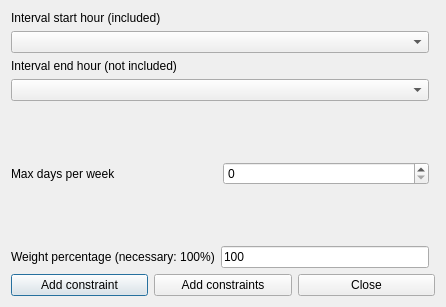
<?xml version="1.0" encoding="UTF-8"?>
<ui version="4.0">
 <class>AddConstraintTeachersMorningIntervalMaxDaysPerWeekForm_template</class>
 <widget class="QDialog" name="AddConstraintTeachersMorningIntervalMaxDaysPerWeekForm_template">
  <property name="geometry">
   <rect>
    <x>0</x>
    <y>0</y>
    <width>446</width>
    <height>307</height>
   </rect>
  </property>
  <property name="windowTitle">
   <string extracomment="This is the title of the dialog to add a new constraint of this type">Add teachers morning interval max days per week</string>
  </property>
  <layout class="QGridLayout">
   <item row="6" column="0" colspan="2">
    <layout class="QHBoxLayout">
     <item>
      <widget class="QPushButton" name="addConstraintPushButton">
       <property name="text">
        <string>Add constraint</string>
       </property>
      </widget>
     </item>
     <item>
      <widget class="QPushButton" name="addConstraintsPushButton">
       <property name="text">
        <string>Add constraints</string>
       </property>
      </widget>
     </item>
     <item>
      <widget class="QPushButton" name="closePushButton">
       <property name="text">
        <string>Close</string>
       </property>
      </widget>
     </item>
    </layout>
   </item>
   <item row="5" column="0">
    <layout class="QHBoxLayout">
     <item>
      <widget class="QLabel" name="weightTextLabel">
       <property name="frameShape">
        <enum>QFrame::NoFrame</enum>
       </property>
       <property name="frameShadow">
        <enum>QFrame::Plain</enum>
       </property>
       <property name="text">
        <string>Weight percentage (necessary: 100%)</string>
       </property>
       <property name="wordWrap">
        <bool>false</bool>
       </property>
      </widget>
     </item>
     <item>
      <widget class="QLineEdit" name="weightLineEdit">
       <property name="text">
        <string notr="true">100</string>
       </property>
      </widget>
     </item>
    </layout>
   </item>
   <item row="4" column="0">
    <spacer name="spacer1">
     <property name="orientation">
      <enum>Qt::Vertical</enum>
     </property>
     <property name="sizeType">
      <enum>QSizePolicy::Expanding</enum>
     </property>
     <property name="sizeHint" stdset="0">
      <size>
       <width>20</width>
       <height>31</height>
      </size>
     </property>
    </spacer>
   </item>
   <item row="3" column="0">
    <layout class="QHBoxLayout">
     <item>
      <widget class="QLabel" name="maxDaysTextLabel">
       <property name="frameShape">
        <enum>QFrame::NoFrame</enum>
       </property>
       <property name="frameShadow">
        <enum>QFrame::Plain</enum>
       </property>
       <property name="text">
        <string>Max days per week</string>
       </property>
       <property name="wordWrap">
        <bool>false</bool>
       </property>
      </widget>
     </item>
     <item>
      <widget class="QSpinBox" name="maxDaysSpinBox"/>
     </item>
    </layout>
   </item>
   <item row="2" column="0">
    <spacer name="spacer1_2">
     <property name="orientation">
      <enum>Qt::Vertical</enum>
     </property>
     <property name="sizeType">
      <enum>QSizePolicy::Expanding</enum>
     </property>
     <property name="sizeHint" stdset="0">
      <size>
       <width>20</width>
       <height>31</height>
      </size>
     </property>
    </spacer>
   </item>
   <item row="1" column="0">
    <layout class="QVBoxLayout">
     <item>
      <widget class="QLabel" name="endTextLabel">
       <property name="frameShape">
        <enum>QFrame::NoFrame</enum>
       </property>
       <property name="frameShadow">
        <enum>QFrame::Plain</enum>
       </property>
       <property name="text">
        <string extracomment="This field refers to a constraint operating on a given hourly interval. The selected start hour of the interval is included (is counted) in the constraint, while the selected end hour of the interval is not included (is not counted) in the constraint.">Interval end hour (not included)</string>
       </property>
       <property name="wordWrap">
        <bool>false</bool>
       </property>
      </widget>
     </item>
     <item>
      <widget class="QComboBox" name="endHourComboBox">
       <property name="editable">
        <bool>false</bool>
       </property>
       <property name="insertPolicy">
        <enum>QComboBox::NoInsert</enum>
       </property>
       <property name="duplicatesEnabled">
        <bool>false</bool>
       </property>
      </widget>
     </item>
    </layout>
   </item>
   <item row="0" column="0">
    <layout class="QVBoxLayout">
     <item>
      <widget class="QLabel" name="startTextLabel">
       <property name="frameShape">
        <enum>QFrame::NoFrame</enum>
       </property>
       <property name="frameShadow">
        <enum>QFrame::Plain</enum>
       </property>
       <property name="text">
        <string extracomment="This field refers to a constraint operating on a given hourly interval. The selected start hour of the interval is included (is counted) in the constraint, while the selected end hour of the interval is not included (is not counted) in the constraint.">Interval start hour (included)</string>
       </property>
       <property name="wordWrap">
        <bool>false</bool>
       </property>
      </widget>
     </item>
     <item>
      <widget class="QComboBox" name="startHourComboBox">
       <property name="editable">
        <bool>false</bool>
       </property>
       <property name="insertPolicy">
        <enum>QComboBox::NoInsert</enum>
       </property>
       <property name="duplicatesEnabled">
        <bool>false</bool>
       </property>
      </widget>
     </item>
    </layout>
   </item>
  </layout>
 </widget>
 <layoutdefault spacing="6" margin="11"/>
 <resources/>
 <connections/>
</ui>
